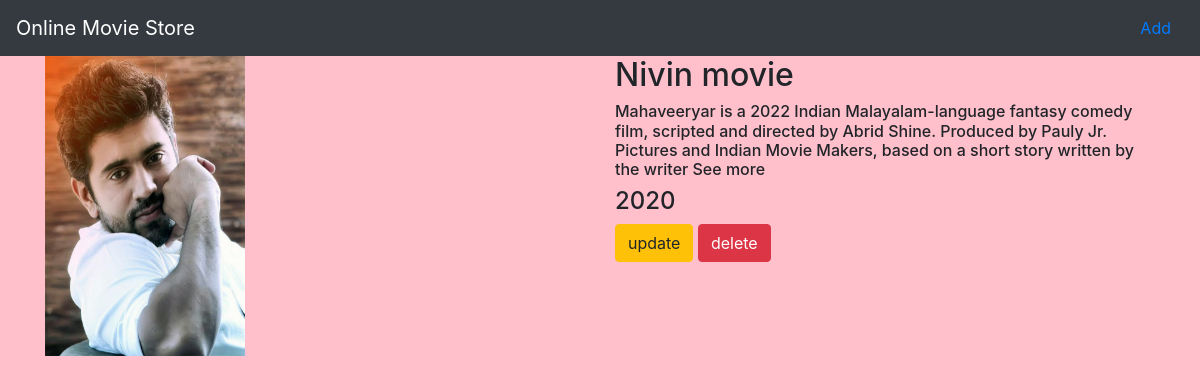
The page /movie/1/ on the database its author committed.
### movieapp/models.py (models this page shows, shortened)
class Movie(models.Model):
    name=models.CharField(max_length=250)
    desc=models.TextField()
    year=models.IntegerField()
    img=models.ImageField(upload_to='gallery')

### movieapp/views.py (the view)
# urls.py: path('movie/<int:movie_id>/',views.detail,name='detail'),
def detail(request,movie_id):
    movie=Movie.objects.get(id=movie_id)
    return render(request,"detail.html",{'movie':movie})

### templates/detail.html
{% extends 'base.html' %}
{% block body %}
<div class="container">
    <div class="row">
        <div class="col-md-6">
         <a href="{% url 'movieapp:add_movie' movie.id %}"><img src="{{movie.img.url}}" width="200" height="300"></a>
        </div>
<div class="col-md-6">
   <h2> {{movie.name}}</h2>
    <h6>{{movie.desc}}</h6>
    <h4>{{movie.year}}</h4>
    <a class="btn btn-warning" href="{% url 'movieapp:update' movie.id %}">update</a>
    <a class="btn btn-danger" href="{% url 'movieapp:delete' movie.id %}">delete</a>
</div>
    </div>
</div>
{% endblock %}

### movieproject/static/style.css (style rules this page uses)
body { background-color:pink; }

### rows shown on the page
Movie: img (picture), name "Nivin movie", desc "Mahaveeryar is a 2022 Indian Malayalam-language fantasy comedy film, scripted and directed by Abrid Shine. Produced by Pauly Jr. Pictures and Indian Movie Makers, based on a short story written by the writer See more", year "2020"
